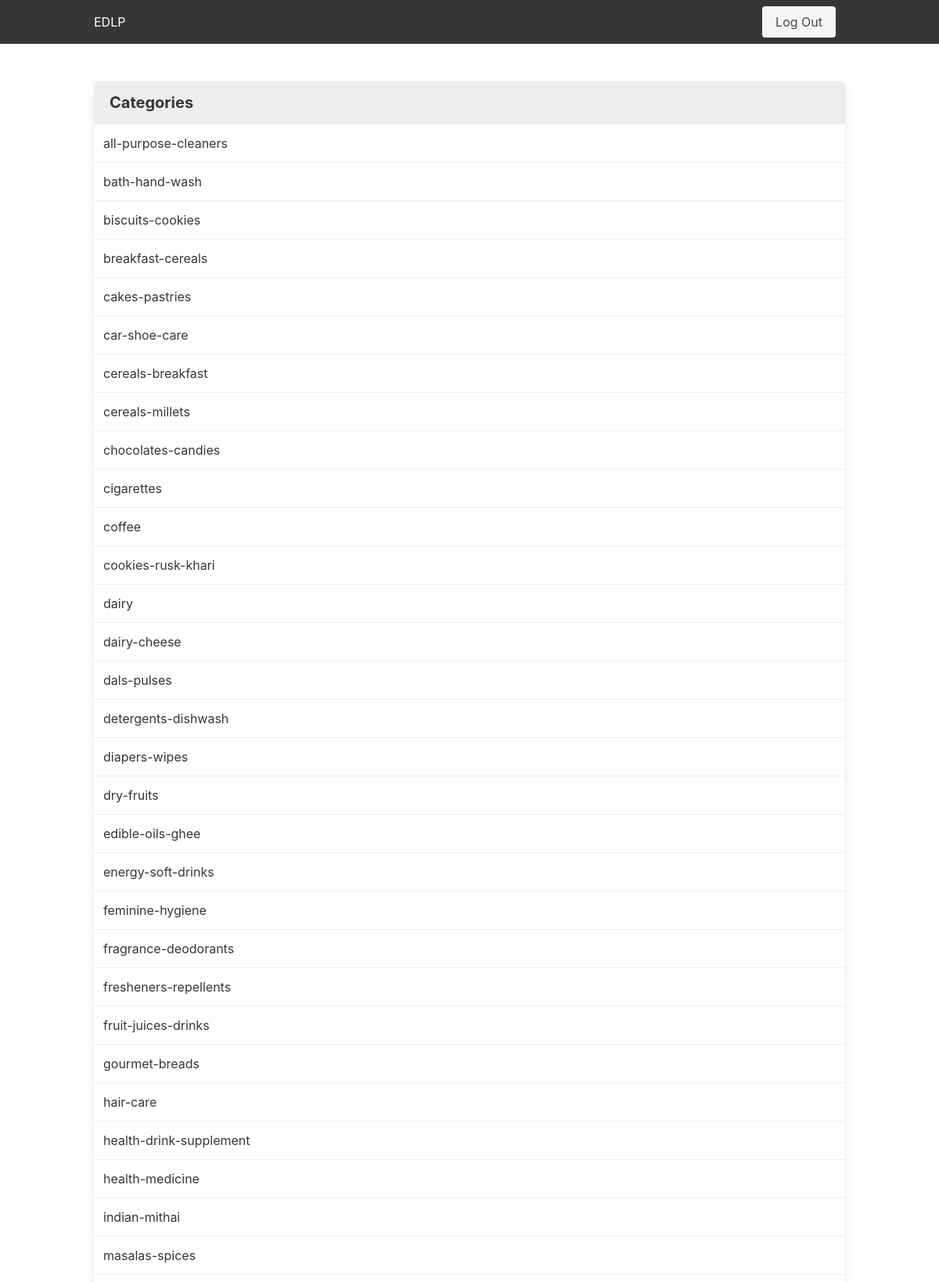
Page /categories (signed in, upper part) on the committed database.
### app/models.py (models this page shows)
class Category(db.Model):
    __tablename__ = 'categories'
    category_id = db.Column(db.String(64), primary_key=True)
    category_name = db.Column(db.String(256))
    products = db.relationship('Catalog', backref='category')

### app/main/views.py (the view)
@main.route('/categories')
@login_required
def category():
    categories = Category.query.order_by(Category.category_name).all()
    return render_template('categories.html', categories=categories)

### app/models.py (called while the page is built)
@login_manager.user_loader
def load_user(shop_id):
    return User.query.get(int(shop_id))

### app/templates/categories.html
{% extends 'base.html' %}
{% block page_content %}
    <div class="container">
        <div class="panel">
            <p class="panel-heading"> Categories </p>
            {% for category in categories %}
            <a class="panel-block py-3" href="{{ url_for('main.product', category_id=category.category_id) }}"> {{ category.category_name }}</a>
            {% endfor %}
        </div>
    </div>
{% endblock %}

### app/static/css/styles.css (style rules this page uses)
body { display: flex; flex-direction: column; }

### rows in the picture
Category: category_name "all-purpose-cleaners"
Category: category_name "bath-hand-wash"
Category: category_name "biscuits-cookies"
Category: category_name "breakfast-cereals"
Category: category_name "cakes-pastries"
Category: category_name "car-shoe-care"
Category: category_name "cereals-breakfast"
Category: category_name "cereals-millets"
Category: category_name "chocolates-candies"
Category: category_name "cigarettes"
Category: category_name "coffee"
Category: category_name "cookies-rusk-khari"
Category: category_name "dairy"
Category: category_name "dairy-cheese"
Category: category_name "dals-pulses"
Category: category_name "detergents-dishwash"
Category: category_name "diapers-wipes"
Category: category_name "dry-fruits"
Category: category_name "edible-oils-ghee"
Category: category_name "energy-soft-drinks"
Category: category_name "feminine-hygiene"
Category: category_name "fragrance-deodorants"
Category: category_name "fresheners-repellents"
Category: category_name "fruit-juices-drinks"
Category: category_name "gourmet-breads"
Category: category_name "hair-care"
Category: category_name "health-drink-supplement"
Category: category_name "health-medicine"
Category: category_name "indian-mithai"
Category: category_name "masalas-spices"
